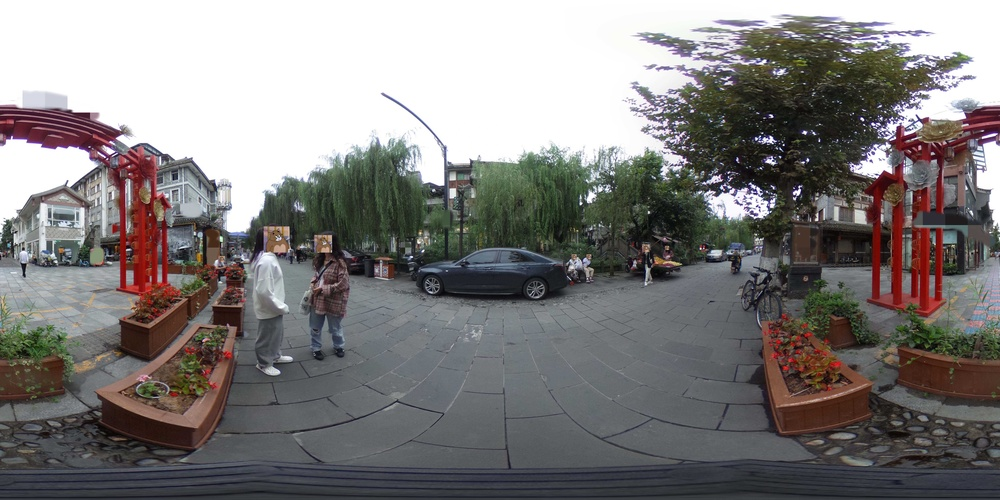
#> input picture sample.jpg, 1000 x 500 px, shrunk from 5376 x 2688 before the run; its folder holds only this picture in this run
$ python image2fish.py
#> lines starting #> are read from the running program, lines starting #| are printed output that depends on the picture; after the words box and inside, x2 and y2 are one past the last pixel; in counts of white or black regions, pixels touching at a corner belong together
import math
import argparse
from PIL import Image, ImageDraw
import numpy as np
import os
import glob


def fisheye(input_image_path, proj_type):
#> called with input_image_path = './sample.jpg', proj_type = 'equalarea'
    img = Image.open(input_image_path)
#> img is the input picture: PIL image 1000x500 RGB; mean R, G, B 128.9, 126, 125.3
    w, h = img.size[0], img.size[1]  # 原图尺寸
#> w = 1000; h = 500
    img_array = np.array(img)
    img_height, img_width = img_array.shape[:2]  # 获取尺寸
#> img_height = 500; img_width = 1000
    l = int(h / 2)  # 原图片是4lx2l
#> l = 250
    fisheye_image = np.zeros((2 * l, 2 * l, 3), dtype=np.uint8)  # 鱼眼图片是2lx2l
    for u in range(2 * l):
        for v in range(2 * l):
            if (u - l) ** 2 + (v - l) ** 2 <= (l) ** 2:  # 只计算圆中心范围的
                # 从原图像的0,2l为中心
                y1 = int((2 * l / np.pi) * np.arctan2(v - l, u - l))
                if proj_type == 'equaldis':
                    x1 = int(np.sqrt((u - l) ** 2 + (v - l) ** 2))  # 等距离投影
                elif proj_type == 'equalarea':
                    x1 = int(
                        (4 * l / np.pi) * np.arcsin(np.sqrt((u - l) ** 2 + (v - l) ** 2) / (np.sqrt(2) * l)))  # 等面积投影
                else:
                    raise ValueError("投影类型必须是 'equaldis' 或 'equalarea'")

                fisheye_image[int(u), int(v), :] = img_array[x1, y1, :]
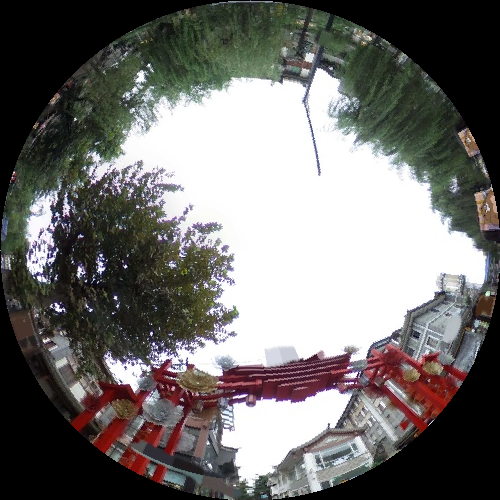
#> fisheye_image: shape (500, 500, 3); mean R, G, B 113.6, 111.7, 109.8
    return fisheye_image


def calculate_svf(image, threshold):
#> called with threshold = 0.55
    img = Image.fromarray(image)
    gray_img = img.convert("L")  # 转灰度图
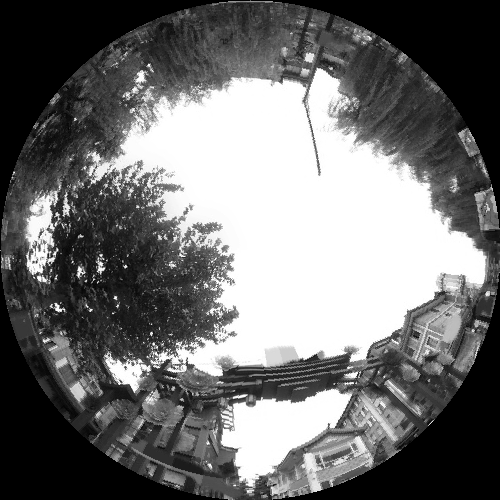
#> gray_img: PIL image 500x500 L; min 0, max 255, mean 112.1
    threshold_value = int(255 * threshold)  # 阈值转到0-255
    binary_img = gray_img.point(lambda p: p > threshold_value and 255)  # 阈值比对
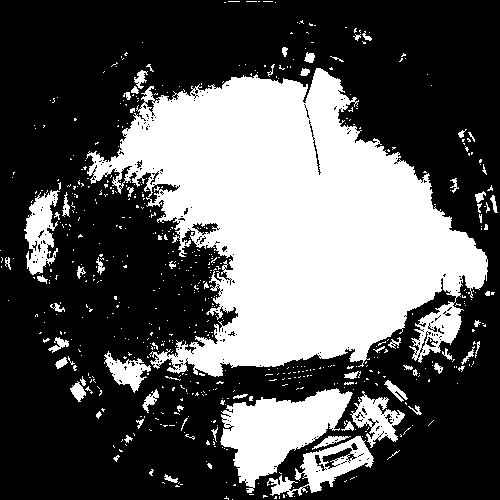
#> binary_img: PIL image 500x500 L; 34.7% white; 618 white regions (549 under 20 px), largest, box (x1, y1, x2, y2) and area: (86, 68, 488, 377) 68707, (220, 388, 353, 493) 6828, (267, 436, 374, 497) 2171

    # Calculate the radius of the inscribed circle
    width, height = binary_img.size
#> width = 500; height = 500
    if width != height:
        raise ValueError("Image must be a square")
    radius = width / 2
#> radius = 250

    # Create a mask for the circle
    mask = Image.new('L', (width, height), 0)
#> mask: PIL image 500x500 L; every value is 0
    draw = ImageDraw.Draw(mask)
    draw.ellipse((0, 0, width, height), fill=255)

    # Calculate SVF
    binary_array = np.array(binary_img)
    mask_array = np.array(mask)
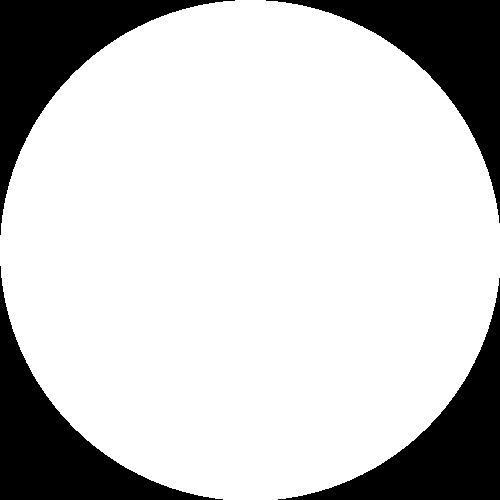
#> mask_array: shape (500, 500); 78.8% white; 4 black regions, box (x1, y1, x2, y2) and area: (0, 0, 235, 235) 13489, (266, 0, 500, 223) 13254, (0, 266, 223, 500) 13254, (278, 278, 500, 500) 13020
    total_pixels = np.sum(mask_array / 255)
#> total_pixels = 196983
    sky_pixels = np.sum(np.logical_and(binary_array == 255, mask_array == 255))
#> sky_pixels = 86645
    svf = sky_pixels / total_pixels
#> svf = 0.44

    return svf, binary_img  # Returns the SVF value and the processed PIL image


def process_images(folder_path, proj_type, threshold):
    # 确保输出文件夹存在
    fisheye_folder = os.path.join(folder_path, 'fisheye')
    svf_folder = os.path.join(folder_path, 'svf')
    os.makedirs(fisheye_folder, exist_ok=True)
    os.makedirs(svf_folder, exist_ok=True)

    # 遍历当前文件夹中的所有 JPG 和 PNG 图片
    for image_path in glob.glob(folder_path + '/*.JPG') + glob.glob(folder_path + '/*.PNG'):
        # 应用鱼眼效果
        fisheye_img_array = fisheye(image_path, proj_type)
        fisheye_output_img = Image.fromarray(fisheye_img_array)
        file_extension = os.path.splitext(image_path)[1]  # 获取文件扩展名
        fisheye_output_path = os.path.join(fisheye_folder, os.path.basename(image_path).replace(file_extension,
                                                                                                '_' + proj_type + file_extension))
        fisheye_output_img.save(fisheye_output_path)

        # 计算天空可视度
        svf_value, processed_image = calculate_svf(fisheye_img_array, threshold)
#> svf_value = 0.44
        svf_str = "{:.2f}".format(svf_value)
#> svf_str = '0.44'
        svf_output_path = os.path.join(svf_folder, os.path.basename(image_path).replace(file_extension,
                                                                                        '_svf' + svf_str + file_extension))
        processed_image.save(svf_output_path)

        print(f"Processed image saved as: {fisheye_output_path} and {svf_output_path}")
#| Processed image saved as: ./fisheye/sample_equalarea.jpg and ./svf/sample_svf0.44.jpg


# 调用函数
parser = argparse.ArgumentParser(description='Process images with fisheye effect and calculate SVF.')
parser.add_argument('--projection_type', type=str, default='equalarea',
                    help='投影类型，输入equaldis or equalarea，默认等面积投影')
parser.add_argument('--threshold', type=float, default=0.55, help='用于二值化计算天空可视度的阈值，默认0.55')

# 解析命令行参数
args = parser.parse_args()
current_folder = '.'  # 当前文件夹
process_images(current_folder, args.projection_type, args.threshold)  # 你可以更换为 'equaldis'
